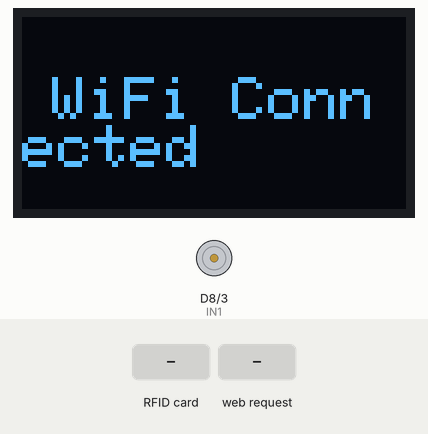
Recording of a sketch running on a simulated ESP8266 (NodeMCU). On the bench: 128×64 one-colour display, motor-driver pin pairs drawn as motors (green arrow = first pin HIGH = forward, orange = second pin HIGH = backward, longer = more drive, scaled by the enable pin). The inputs (shaded band) are chosen by the test bench. WiFi joins after 1.5 s; servers stay silent unless stated; web services answer with replies made up by the test bench; what the sketch prints to the serial monitor is not drawn.

Above: at 1.6 s.
At 3.8 s:
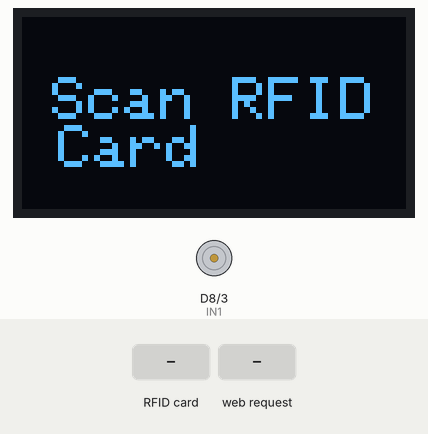
3.9 s: RFID card 63 09 31 03 held to the reader
At 5.3 s:
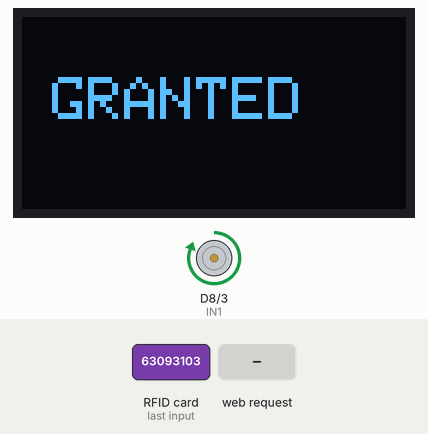
6.9 s: HTTP request GET /unlock received
At 10.4 s:
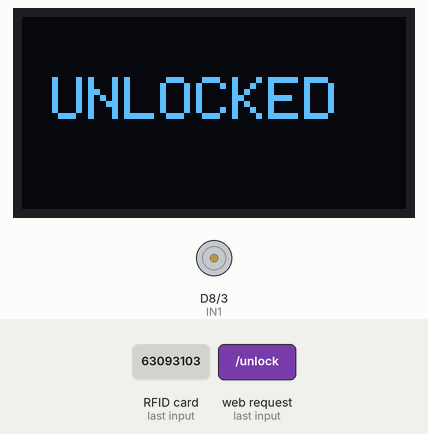
12.9 s: RFID card 5E 7A 19 C4 held to the reader
At 16.9 s:
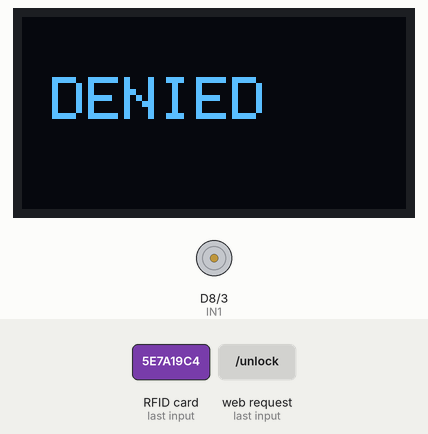
Timing chart, 0 to 18.4 s (numbered marks = the images above; inputs shaded):
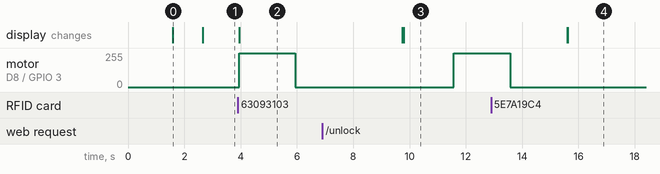

Measured:
- after the input at 3.9 s, motor on D8 (IN1) / GPIO 3 (IN2): stopped → forward 255/255 after 0.05 s, → stopped 2.0 s later; the display: changes after 0.05 s (image 2)
- after the input at 6.9 s, motor on D8 (IN1) / GPIO 3 (IN2): stopped → forward 255/255 after 4.7 s; the display: first differs from a run without the input after 2.9 s (image 3)
- after the input at 12.9 s, the display: first differs from a run without the input after 2.7 s (image 4)
- what the display in image 0 shows lasts 1.1 s, from 1.6 s to 2.7 s

The sketch:

ESP8266.ino
```cpp
#include <SPI.h>
#include <MFRC522.h>
#include <Wire.h>
#include <Adafruit_GFX.h>
#include <Adafruit_SSD1306.h>
#include <ESP8266WiFi.h>
#include <ESP8266WebServer.h>
#include <WiFiClientSecure.h>

// WiFi credentials
const char* ssid = "YourWiFiName";
const char* password = "YourWiFiPassword";

// Telegram Bot credentials
String botToken = "<bot auth token>";
String chatId = "<chat id>";

// HTTP server
ESP8266WebServer server(80);

// OLED display setup
#define SCREEN_WIDTH 128
#define SCREEN_HEIGHT 64
#define OLED_RESET    -1
Adafruit_SSD1306 display(SCREEN_WIDTH, SCREEN_HEIGHT, &Wire, OLED_RESET);

// RFID RC522 setup
#define SS_PIN D4
#define RST_PIN D3
MFRC522 mfrc522(SS_PIN, RST_PIN);

// L298N motor control
#define ENA D0
#define IN1 D8
#define IN2 3


// Authorized UID
byte allowedUID[4] = {0x63, 0x9, 0x31, 0x3};//Enter The Uid in HEX FORMATE You can read from by writting esp8266 code or if you mobile capable you can read from mobile

// Function to send Telegram message
void sendTelegramMessage(String message) {
  WiFiClientSecure client;
  client.setInsecure();

  if (!client.connect("api.telegram.org", 443)) {
    Serial.println("Connection to Telegram failed");
    return;
  }

  String url = "/bot" + botToken + "/sendMessage?chat_id=" + chatId + "&text=" + message;

  Serial.print("Requesting URL: ");
  Serial.println(url);

  client.print(String("GET ") + url + " HTTP/1.1\r\n" +
               "Host: api.telegram.org\r\n" +
               "Connection: close\r\n\r\n");

  delay(500);
  while (client.available()) {
    String line = client.readStringUntil('\n');
    Serial.println(line);
  }
  Serial.println("Telegram message sent");
}

void setup() {
  Serial.begin(115200);

  pinMode(ENA, OUTPUT);
  pinMode(IN1, OUTPUT);
  pinMode(IN2, OUTPUT);
  //pinMode(BUZZER_PIN, OUTPUT);
  digitalWrite(ENA, LOW);
  digitalWrite(IN1, LOW);
  digitalWrite(IN2, LOW);
  //digitalWrite(BUZZER_PIN, LOW);

  Wire.begin(D2, D1);
  if (!display.begin(SSD1306_SWITCHCAPVCC, 0x3C)) {
    Serial.println(F("OLED init failed"));
    for (;;);
  }

  display.clearDisplay();
  display.setTextColor(SSD1306_WHITE);
  display.setTextSize(2);
  display.setCursor(10, 20);
  display.println("Connecting WiFi...");
  display.display();

  WiFi.begin(ssid, password);
  while (WiFi.status() != WL_CONNECTED) {
    delay(500);
    Serial.print(".");
  }
  Serial.println();
  Serial.print("Connected to WiFi. IP: ");
  Serial.println(WiFi.localIP());

  display.clearDisplay();
  display.setCursor(10, 20);
  display.println("WiFi Connected");
  display.display();
  delay(1000);

  SPI.begin();
  mfrc522.PCD_Init();

  display.clearDisplay();
  display.setCursor(10, 20);
  display.println("Scan RFID Card");
  display.display();

  // Web server root page
  server.on("/", []() {
    String html = "<!DOCTYPE html><html><head><title>RFID Access Control</title>";
    html += "<style>body{font-family:sans-serif;text-align:center;padding-top:30px;}button{font-size:20px;padding:15px 30px;margin:20px;border:none;background:#2196F3;color:white;border-radius:10px;}button:hover{background:#0b7dda;}</style>";
    html += "</head><body>";
    html += "<h2>ESP8266 RFID Access System</h2>";
    html += "<button onclick=\"fetch('/unlock')\">Unlock Door</button>";
    html += "</body></html>";

    server.send(200, "text/html", html);
  });

  // Web server unlock endpoint
  server.on("/unlock", []() {
    Serial.println("HTTP Unlock Triggered");
    display.clearDisplay();
    display.setTextSize(2);
    display.setCursor(10, 20);
    display.println("UNLOCKED");
    display.display();

    sendTelegramMessage("Door unlocked via Web.");

    digitalWrite(ENA, HIGH);
    digitalWrite(IN1, HIGH);
    digitalWrite(IN2, LOW);
    delay(2000);
    digitalWrite(ENA, LOW);
    digitalWrite(IN1, LOW);
    digitalWrite(IN2, LOW);

    delay(2000);
    display.clearDisplay();
    display.setCursor(10, 20);
    display.println("Scan RFID Card");
    display.display();

    server.send(200, "text/plain", "Door Unlocked");
  });

  server.begin();
  Serial.println("HTTP server started");
}

void loop() {
  server.handleClient();

  if (!mfrc522.PICC_IsNewCardPresent() || !mfrc522.PICC_ReadCardSerial()) return;

  Serial.print("UID: ");
  for (byte i = 0; i < mfrc522.uid.size; i++) {
    Serial.print(mfrc522.uid.uidByte[i], HEX);
    Serial.print(" ");
  }
  Serial.println();

  bool match = true;
  for (byte i = 0; i < 4; i++) {
    if (mfrc522.uid.uidByte[i] != allowedUID[i]) {
      match = false;
      break;
    }
  }

  if (match) {
    Serial.println("Access Granted");
    display.clearDisplay();
    display.setTextSize(2);
    display.setCursor(10, 20);
    display.println("GRANTED");
    display.display();

    //digitalWrite(BUZZER_PIN, HIGH);
   // delay(300);
    //digitalWrite(BUZZER_PIN, LOW);

    digitalWrite(ENA, HIGH);
    digitalWrite(IN1, HIGH);
    digitalWrite(IN2, LOW);
    delay(2000);
    digitalWrite(ENA, LOW);
    digitalWrite(IN1, LOW);
    digitalWrite(IN2, LOW);

    sendTelegramMessage("Access Granted to authorized card.");

    delay(2000);
    display.clearDisplay();
    display.setCursor(10, 20);
    display.println("Scan RFID Card");
    display.display();
  } else {
    Serial.println("Access Denied");
    display.clearDisplay();
    display.setTextSize(2);
    display.setCursor(10, 20);
    display.println("DENIED");
    display.display();

    sendTelegramMessage("Access Denied to unauthorized card.");

    delay(2000);
    display.clearDisplay();
    display.setCursor(10, 20);
    display.println("Scan RFID Card");
    display.display();
  }

  mfrc522.PICC_HaltA();
  while (mfrc522.PICC_IsNewCardPresent() || mfrc522.PICC_ReadCardSerial()) delay(50);
}
```
